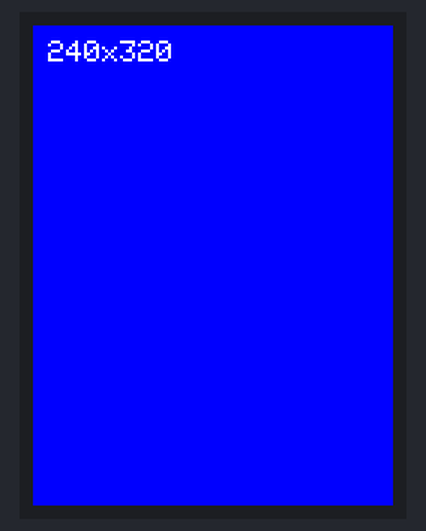
Simulated run of this sketch. Board: Arduino Uno, built with avr-gcc and run on an emulated ATmega328P. Parts: 240×320 colour display. What the sketch prints to the serial monitor is not drawn.

Above: at 5.4 s.
At 15.5 s:
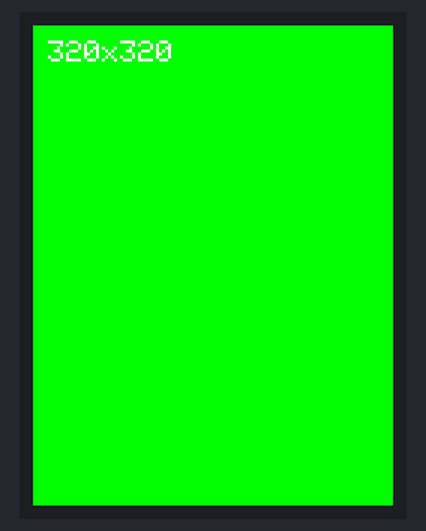
At 24.2 s:
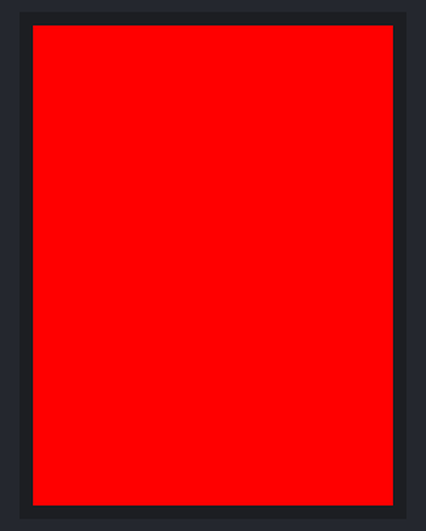
At 25.2 s:
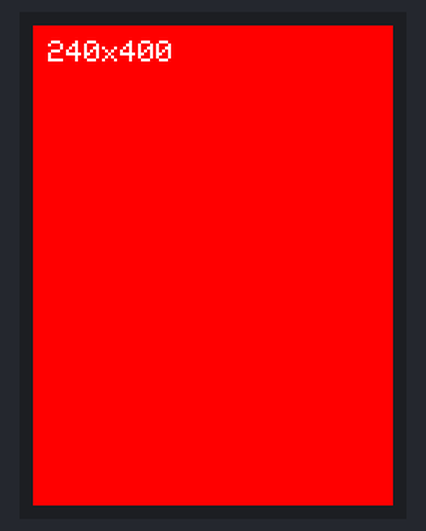
At 35.2 s:
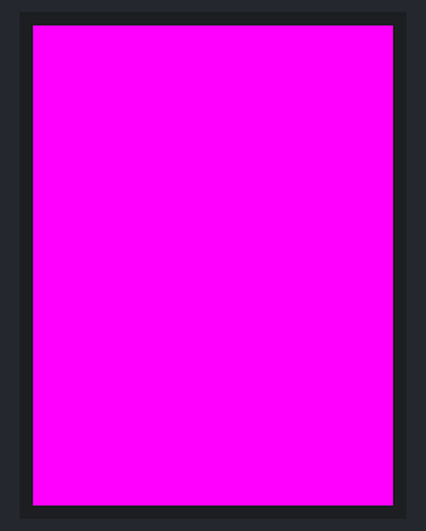
At 37.8 s:
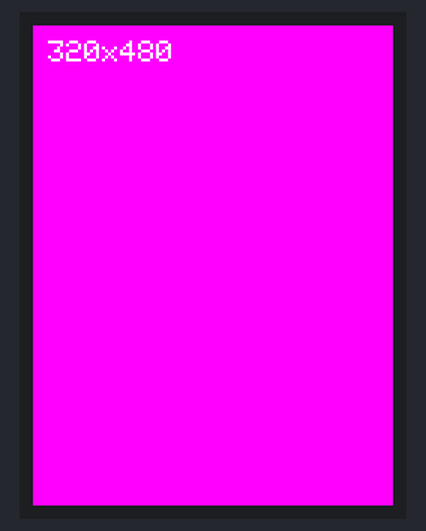

Measured:
- by itself, everything shown: repeats every 43.1 s, in 6 steps
- what the display in image 0 shows lasts 10.0 s, from 5.4 s to 15.4 s
- what the display in image 1 shows lasts 8.7 s, from 15.4 s to 24.1 s
- what the display in image 2 shows lasts 1.0 s, from 24.1 s to 25.1 s
- what the display in image 4 shows lasts 2.6 s, from 35.1 s to 37.7 s
- what the display in image 5 shows lasts 10.8 s, from 37.7 s to 48.5 s

The sketch:

teste_memoria_display.ino
```cpp
/*
 * DESCOBRIR O TAMANHO REAL DA MEMORIA DO DISPLAY
 * -----------------------------------------------
 * A biblioteca acha que a tela e 240x320. Se o controlador
 * tiver memoria maior, sobra uma faixa que nunca e pintada.
 *
 * Este teste pinta a memoria bruta em varios tamanhos e
 * marca as bordas, para vermos qual cobre a tela inteira.
 *
 * Fiacao normal do display. O sensor pode ficar conectado.
 * Serial Monitor a 115200.
 */

#include <SPI.h>
#include <Adafruit_GFX.h>
#include <Adafruit_ILI9341.h>

#define TFT_CS   15
#define TFT_DC    2
#define TFT_RST   4

Adafruit_ILI9341 tft = Adafruit_ILI9341(TFT_CS, TFT_DC, TFT_RST);

// Pinta uma area da memoria do controlador ignorando os
// limites que a biblioteca acredita ter.
void pintarBruto(uint16_t largura, uint16_t altura, uint16_t cor) {
  tft.startWrite();
  tft.setAddrWindow(0, 0, largura, altura);
  for (uint32_t i = 0; i < (uint32_t)largura * altura; i++) {
    tft.SPI_WRITE16(cor);
  }
  tft.endWrite();
}

void etapa(const char *nome, uint16_t largura, uint16_t altura, uint16_t cor) {
  Serial.print("Pintando ");
  Serial.print(largura);
  Serial.print(" x ");
  Serial.print(altura);
  Serial.print("  -> ");
  Serial.println(nome);

  pintarBruto(largura, altura, cor);

  // Escreve o tamanho no canto para identificar na foto
  tft.setRotation(0);
  tft.setTextColor(ILI9341_WHITE);
  tft.setTextSize(2);
  tft.setCursor(10, 10);
  tft.print(largura);
  tft.print("x");
  tft.print(altura);

  delay(4000);
}

void setup() {
  Serial.begin(115200);
  delay(500);

  Serial.println("\n\n=======================================");
  Serial.println("  TAMANHO REAL DA MEMORIA DO DISPLAY");
  Serial.println("=======================================");
  Serial.println("Observe qual tamanho pinta a TELA INTEIRA,");
  Serial.println("sem sobrar nenhuma faixa.\n");

  tft.begin();
  tft.setRotation(0);
}

void loop() {
  // Cada etapa usa uma cor diferente para dar para
  // enxergar exatamente ate onde cada tamanho chega.
  etapa("padrao da biblioteca", 240, 320, ILI9341_BLUE);
  etapa("mais largo",           320, 320, ILI9341_GREEN);
  etapa("mais alto",            240, 400, ILI9341_RED);
  etapa("bem maior",            320, 480, ILI9341_MAGENTA);

  Serial.println("--- Reiniciando o ciclo ---\n");
  delay(2000);
}
```
